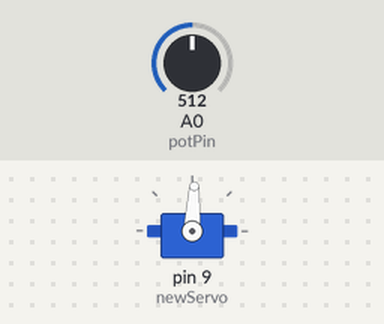
Simulated run of this sketch. Board: Arduino Uno, built with avr-gcc and run on an emulated ATmega328P. Parts: servo. Inputs (shaded band) come from the test bench; at power-on: A0 (potPin) = 512.

Above: at 1.2 s.
1.3 s: A0 (potPin) set to 716
At 1.9 s:
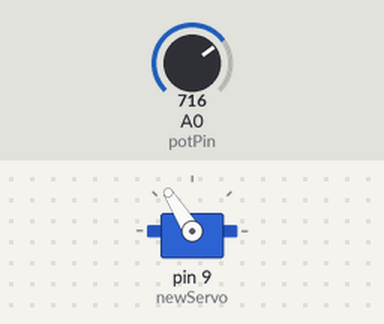
2.8 s: A0 (potPin) set to 900
At 3.9 s:
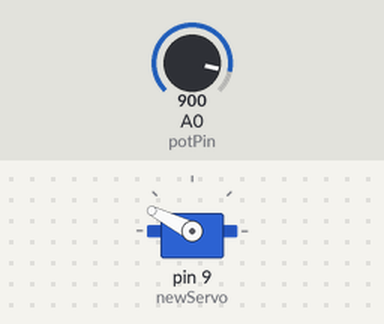
4.3 s: A0 (potPin) set to 1023
At 5.4 s:
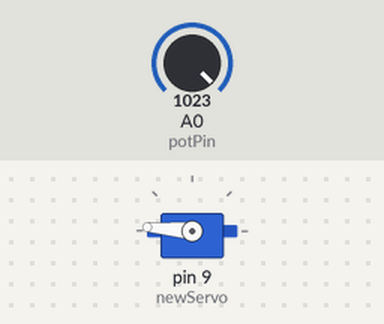
5.8 s: A0 (potPin) set to 306
At 6.2 s:
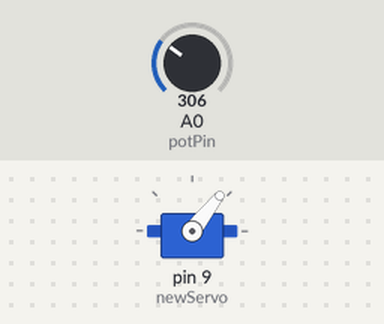
7.3 s: A0 (potPin) set to 122
At 7.6 s:
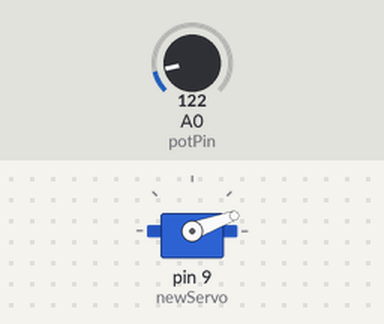
8.8 s: A0 (potPin) set to 511
At 9.7 s:
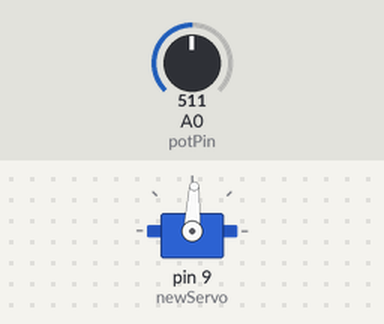
Timing chart, 0 to 11.3 s (numbered marks = the images above; inputs shaded):
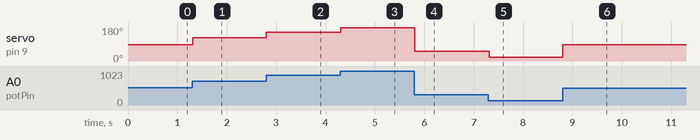

Measured:
- after the input at 1.3 s, servo on pin 9 (newServo): 87° → 122° at once
- after the input at 2.8 s, servo on pin 9 (newServo): 122° → 153° at once
- after the input at 4.3 s, servo on pin 9 (newServo): 153° → 175° at once
- after the input at 5.8 s, servo on pin 9 (newServo): 175° → 52° at once
- after the input at 7.3 s, servo on pin 9 (newServo): 52° → 20° at once
- after the input at 8.8 s, servo on pin 9 (newServo): 20° → 87° at once

The sketch:

Project_5.ino
```cpp
#include <Servo.h>

Servo newServo;
int const potPin = A0;
int potValue;
int angle;

void setup() {
  // put your setup code here, to run once:
  newServo.attach(9);

  Serial.begin(9600);

}

void loop() {
  // put your main code here, to run repeatedly:
  potValue = analogRead(potPin);
  //Serial.print(potValue);
  angle = map(potValue, 0, 1023, 0, 175);
  //Serial.print("\t");
  //Serial.println(angle);

  newServo.write(angle);
  delay(15);


}
```
